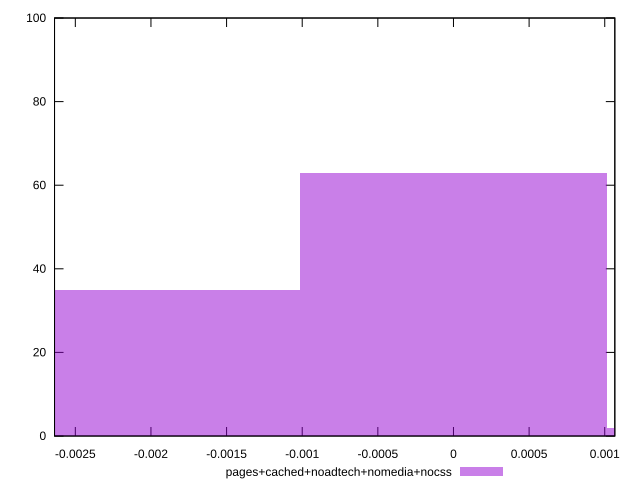

This figure's gnuplot source:
reset

$pagesCachedNoadtechNomediaNocss <<EOF
0 63
-0.0020269997232742736 35
0.0020269997232742736 2
EOF

set key outside below
set boxwidth 0.0020269997232742736
set xrange [-0.0026374256730089664:0.0010666651146040624]
set yrange [0:100]
set trange [0:100]
set style fill transparent solid 0.5 noborder
set terminal svg size 640, 490 enhanced background rgb 'white'
set output "report_00019_2021-02-10T18-14-37.922Z//meta/pScore-difference/comparison/histogram/4_vs_5.svg"

plot $pagesCachedNoadtechNomediaNocss title "pages+cached+noadtech+nomedia+nocss" with boxes

reset
